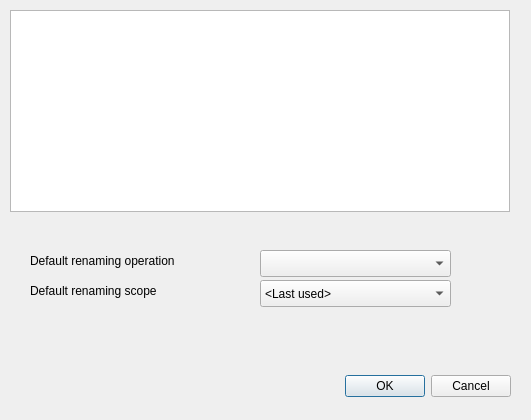
<?xml version="1.0" encoding="UTF-8"?>
<ui version="4.0">
 <class>SettingsDialog</class>
 <widget class="QDialog" name="SettingsDialog">
  <property name="geometry">
   <rect>
    <x>0</x>
    <y>0</y>
    <width>531</width>
    <height>420</height>
   </rect>
  </property>
  <property name="windowTitle">
   <string>Batch Renamer Settings</string>
  </property>
  <property name="windowIcon">
   <iconset theme="applications-system-symbolic"/>
  </property>
  <property name="modal">
   <bool>false</bool>
  </property>
  <widget class="QDialogButtonBox" name="buttonBox">
   <property name="geometry">
    <rect>
     <x>170</x>
     <y>370</y>
     <width>341</width>
     <height>32</height>
    </rect>
   </property>
   <property name="orientation">
    <enum>Qt::Orientation::Horizontal</enum>
   </property>
   <property name="standardButtons">
    <set>QDialogButtonBox::StandardButton::Cancel|QDialogButtonBox::StandardButton::Ok</set>
   </property>
  </widget>
  <widget class="DragTableView" name="providersTableView">
   <property name="geometry">
    <rect>
     <x>10</x>
     <y>10</y>
     <width>500</width>
     <height>202</height>
    </rect>
   </property>
   <property name="sizePolicy">
    <sizepolicy hsizetype="MinimumExpanding" vsizetype="Expanding">
     <horstretch>1</horstretch>
     <verstretch>0</verstretch>
    </sizepolicy>
   </property>
   <property name="minimumSize">
    <size>
     <width>0</width>
     <height>0</height>
    </size>
   </property>
   <property name="maximumSize">
    <size>
     <width>16777215</width>
     <height>16777215</height>
    </size>
   </property>
   <property name="font">
    <font>
     <italic>false</italic>
     <underline>false</underline>
    </font>
   </property>
   <property name="acceptDrops">
    <bool>true</bool>
   </property>
   <property name="horizontalScrollBarPolicy">
    <enum>Qt::ScrollBarPolicy::ScrollBarAlwaysOff</enum>
   </property>
   <property name="sizeAdjustPolicy">
    <enum>QAbstractScrollArea::SizeAdjustPolicy::AdjustToContentsOnFirstShow</enum>
   </property>
   <property name="dragEnabled">
    <bool>true</bool>
   </property>
   <property name="dragDropOverwriteMode">
    <bool>false</bool>
   </property>
   <property name="dragDropMode">
    <enum>QAbstractItemView::DragDropMode::InternalMove</enum>
   </property>
   <property name="alternatingRowColors">
    <bool>true</bool>
   </property>
   <property name="selectionMode">
    <enum>QAbstractItemView::SelectionMode::ContiguousSelection</enum>
   </property>
   <property name="selectionBehavior">
    <enum>QAbstractItemView::SelectionBehavior::SelectRows</enum>
   </property>
   <property name="gridStyle">
    <enum>Qt::PenStyle::SolidLine</enum>
   </property>
   <property name="sortingEnabled">
    <bool>false</bool>
   </property>
   <attribute name="horizontalHeaderShowSortIndicator" stdset="0">
    <bool>true</bool>
   </attribute>
   <attribute name="horizontalHeaderStretchLastSection">
    <bool>true</bool>
   </attribute>
  </widget>
  <widget class="QComboBox" name="defaultOperatorSelect">
   <property name="geometry">
    <rect>
     <x>260</x>
     <y>250</y>
     <width>191</width>
     <height>27</height>
    </rect>
   </property>
   <property name="sizePolicy">
    <sizepolicy hsizetype="Fixed" vsizetype="Fixed">
     <horstretch>0</horstretch>
     <verstretch>0</verstretch>
    </sizepolicy>
   </property>
  </widget>
  <widget class="QComboBox" name="defaultScopeSelect">
   <property name="geometry">
    <rect>
     <x>260</x>
     <y>280</y>
     <width>191</width>
     <height>27</height>
    </rect>
   </property>
   <property name="currentIndex">
    <number>0</number>
   </property>
   <item>
    <property name="text">
     <string>&lt;Last used&gt;</string>
    </property>
   </item>
   <item>
    <property name="text">
     <string>Name only</string>
    </property>
   </item>
   <item>
    <property name="text">
     <string>Name and extension</string>
    </property>
   </item>
   <item>
    <property name="text">
     <string>Extension only</string>
    </property>
   </item>
  </widget>
  <widget class="QLabel" name="label_defaultScope">
   <property name="geometry">
    <rect>
     <x>30</x>
     <y>280</y>
     <width>181</width>
     <height>21</height>
    </rect>
   </property>
   <property name="text">
    <string>Default renaming scope</string>
   </property>
  </widget>
  <widget class="QLabel" name="label_defaultOperator">
   <property name="geometry">
    <rect>
     <x>30</x>
     <y>250</y>
     <width>201</width>
     <height>21</height>
    </rect>
   </property>
   <property name="text">
    <string>Default renaming operation</string>
   </property>
  </widget>
 </widget>
 <customwidgets>
  <customwidget>
   <class>DragTableView</class>
   <extends>QTableView</extends>
   <header location="global">DragTableView/DragTableView.h</header>
  </customwidget>
 </customwidgets>
 <resources/>
 <connections>
  <connection>
   <sender>buttonBox</sender>
   <signal>accepted()</signal>
   <receiver>SettingsDialog</receiver>
   <slot>accept()</slot>
   <hints>
    <hint type="sourcelabel">
     <x>248</x>
     <y>254</y>
    </hint>
    <hint type="destinationlabel">
     <x>157</x>
     <y>274</y>
    </hint>
   </hints>
  </connection>
  <connection>
   <sender>buttonBox</sender>
   <signal>rejected()</signal>
   <receiver>SettingsDialog</receiver>
   <slot>reject()</slot>
   <hints>
    <hint type="sourcelabel">
     <x>316</x>
     <y>260</y>
    </hint>
    <hint type="destinationlabel">
     <x>286</x>
     <y>274</y>
    </hint>
   </hints>
  </connection>
 </connections>
</ui>
